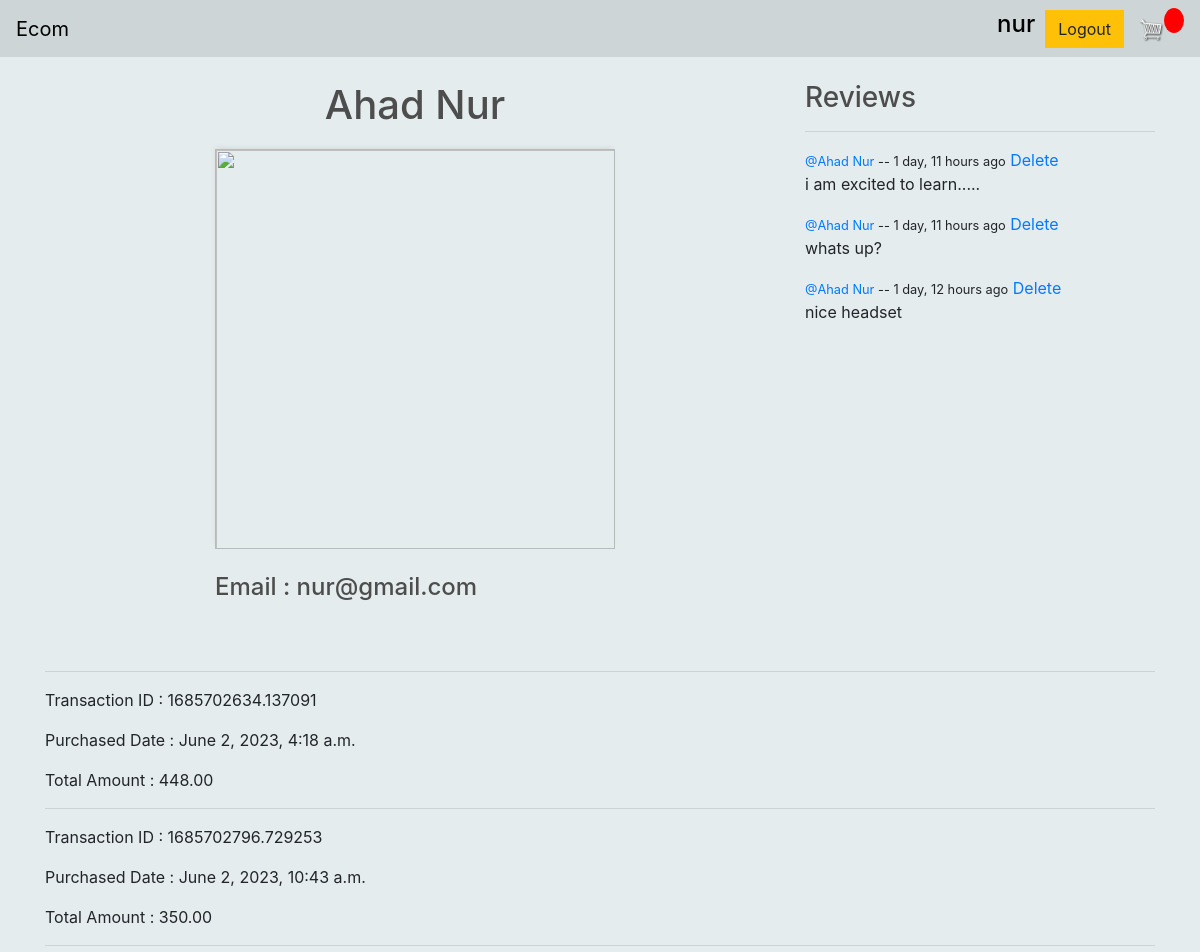
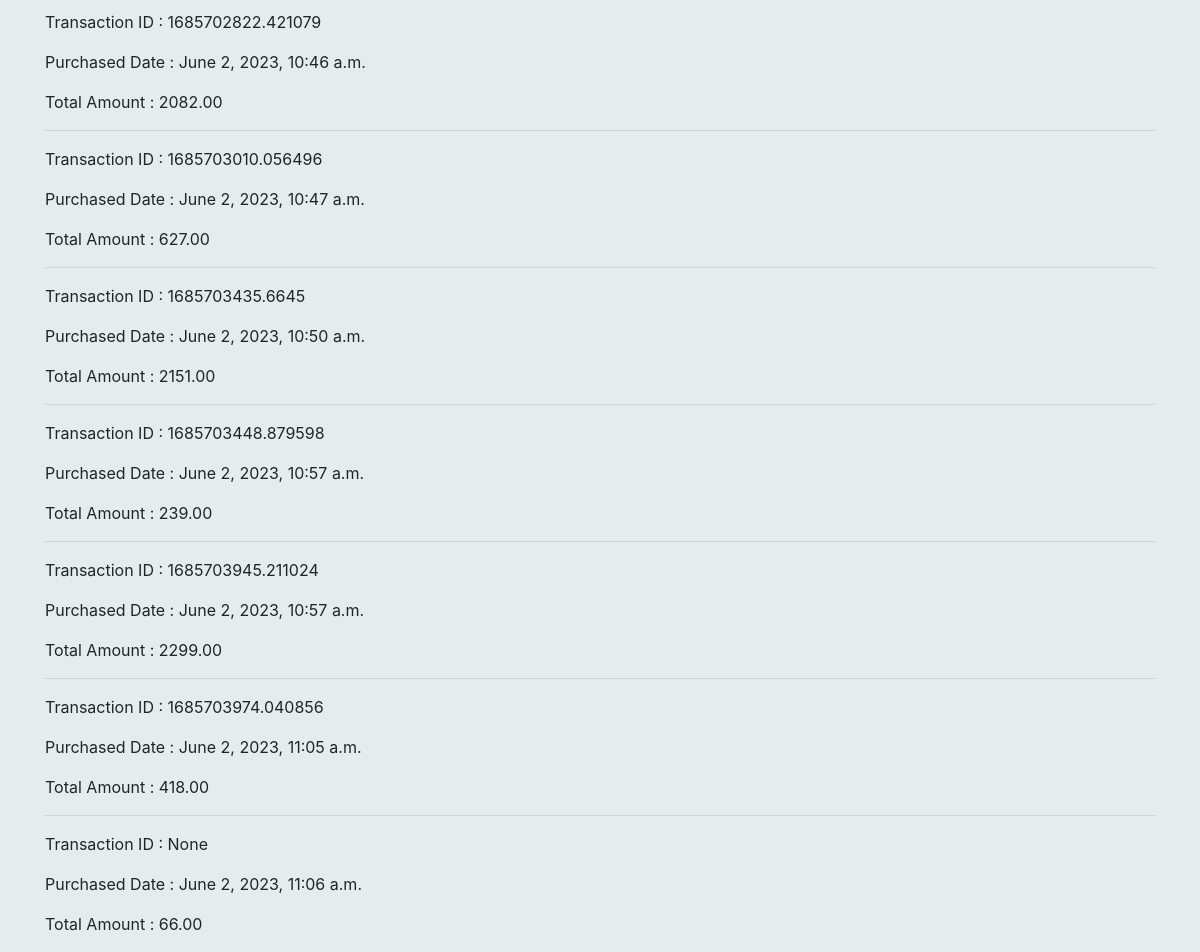
Before: /profile/1/ (signed in) with the older database file (2 pictures, top to bottom).
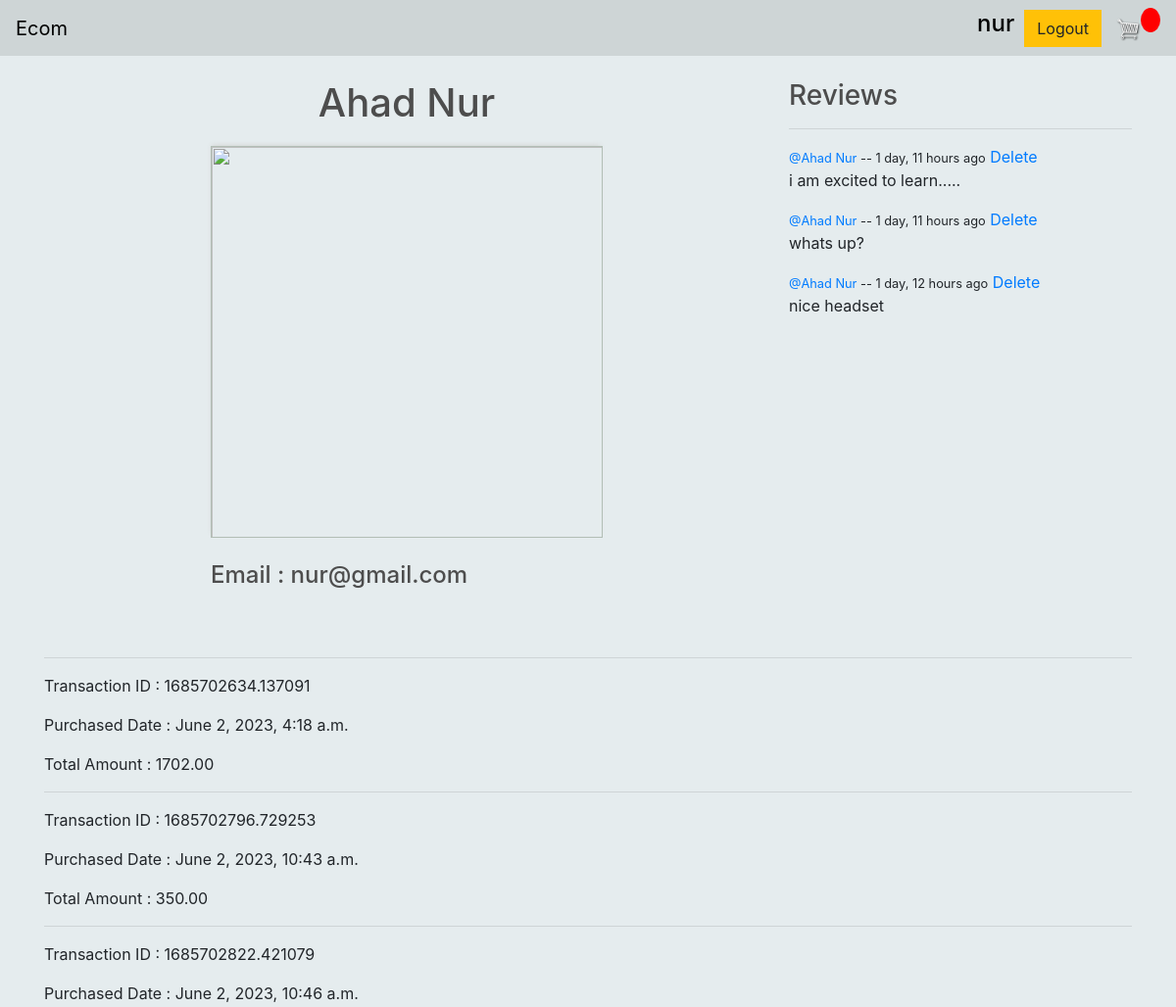
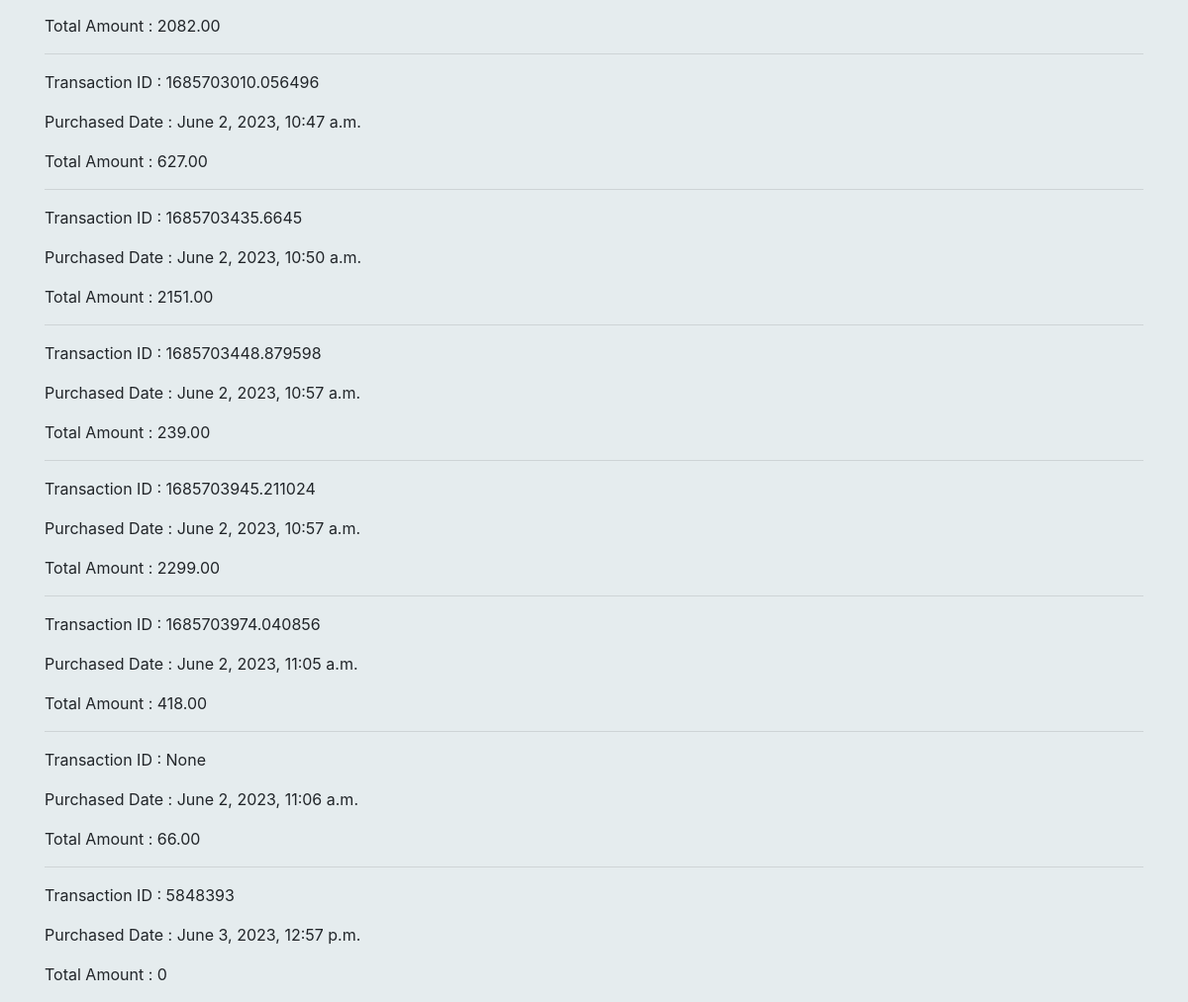
After: the same page with the newer database file (2 pictures, top to bottom).
### root/models.py (models this page shows, shortened)
class Review(models.Model):
    customer = models.ForeignKey(Customer, on_delete=models.CASCADE)
    product = models.ForeignKey(Product, on_delete=models.CASCADE)
    body = models.TextField(max_length=350)
    updated = models.DateTimeField(auto_now=True)
    created = models.DateTimeField(auto_now_add=True)
    class Meta:
        ordering = ['-updated', '-created']

class Customer(models.Model):
    user = models.OneToOneField(
        User, on_delete=models.CASCADE, null=True, blank=True)
    name = models.CharField(max_length=200, null=True)
    profile_image = models.ImageField(null=True, default="avatar.png")
    email = models.CharField(max_length=200, null=True)
    def __str__(self):
        return str(self.name)
    @property
    def imageURL(self):
        try:
            url = self.image.url
        except:
            url = ''
        return url

class Order(models.Model):
    customer = models.ForeignKey(
        Customer, on_delete=models.SET_NULL, null=True, blank=True)
    date_ordered = models.DateTimeField(auto_now_add=True)
    complete = models.BooleanField(default=False, null=True, blank=True)
    transaction_id = models.CharField(max_length=200, null=True)
    @property
    def get_cart_total(self):
        orderitems = self.orderitem_set.all()
        total = sum([item.get_total for item in orderitems])
        return total

class OrderItem(models.Model):
    product = models.ForeignKey(
        Product, on_delete=models.SET_NULL, null=True, blank=True)
    order = models.ForeignKey(
        Order, on_delete=models.SET_NULL, null=True, blank=True)
    quantity = models.IntegerField(default=0, null=True, blank=True)
    date_added = models.DateTimeField(auto_now_add=True)
    @property
    def get_total(self):
        total = self.product.price * self.quantity
        return total

class Product(models.Model):
    name = models.CharField(max_length=200, null=True)
    price = models.DecimalField(max_digits=9, decimal_places=2)
    description = models.TextField(null=True, blank=True)
    image = models.ImageField(null=True, blank=True)
    stock_status = models.IntegerField()

### root/views.py (the view)
# urls.py: path('profile/<str:pk>/', views.userProfile, name="profile"),
def userProfile(request, pk):
    customer = Customer.objects.get(id=pk)
    reviews = customer.review_set.all()
    orders = customer.order_set.all()
    address = customer.shippingaddress_set.all()
    context = {'customer': customer, 'reviews': reviews,
               'orders': orders, 'address': address}
    return render(request, 'root/profile.html', context)

### root/templates/root/profile.html (shortened to what this page needs)
{% extends 'root/main.html' %}
{% block content %}
<div class="page-wrapper">
    <div class="customer-container">
        <div class="customer-name">
            <h1 class="name">{{customer.name}}</h1>
        </div>
        <div class="customer-details">
            <div class="customer-img">
                <img id="customer-pic" class="thumbnail" src="{{customer.imageURL}}">
            </div>
            <div class="customer-description">
                <div>
                    <h4 style="display: inline-block;">Email : {{customer.email}}</h4>
                </div>
            </div>
        </div>
    </div>
    <div>
        <div class="review-wrapper">
            <h3>Reviews</h3>
            <hr>
            {% for review in reviews %}
                <div>
                    <small><a href="{% url 'profile' review.customer.id %}">@{{review.customer}}</a> -- {{review.created|timesince}} ago</small>
                    {% if request.user.customer == review.customer %}
                        <a href="{% url 'delete-review' review.id %}">Delete</a>
                    {% endif %}
                    <p>{{review.body}}</p>
                </div>
            {% endfor %}
        </div>
    </div>
</div>
<div>
    {% if customer == request.user.customer %}
        {% for order in orders %}
        <hr>
            <div>
                <p>Transaction ID : {{order.transaction_id}}</p>
                <p>Purchased Date : {{order.date_ordered}}</p>
                <p>Total Amount : {{order.get_cart_total}}</p>
            </div>
        {% endfor %}
    {% endif %}
</div>
{% endblock %}

Changed rows visible on the page:
computed for Order "June 2, 2023, 4:18 a.m.": get_cart_total "448.00" → "1702.00"
added Order: transaction_id "5848393", date_ordered "June 3, 2023, 12:57 p.m.", get_cart_total "0"
